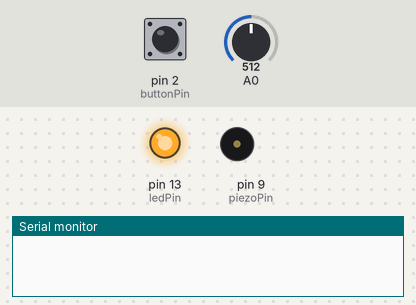
Recording of a sketch running on a simulated Arduino Uno, built with avr-gcc and run on an emulated ATmega328P. Shown: output pins drawn as LEDs (lit = HIGH), buzzer (waves = sounding), the last lines printed to the serial monitor. The inputs (shaded band) are chosen by the test bench; at power-on: pin 2 (buttonPin) LOW, A0 = 512.

Above: at 1.2 s.
1.3 s: pin 2 (buttonPin) pulled HIGH for 0.15 s
At 2.5 s:
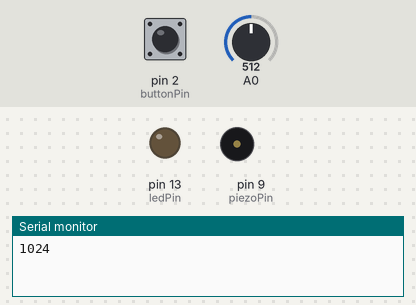
4.4 s: pin 2 (buttonPin) pulled HIGH for 1 s
At 4.8 s:
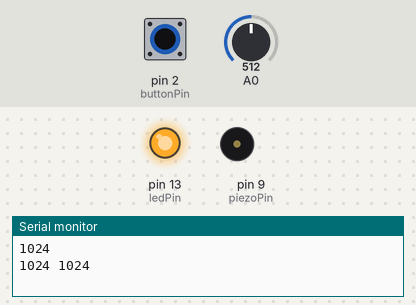
8.4 s: pin 2 (buttonPin) pulled HIGH for 0.15 s
At 9.0 s:
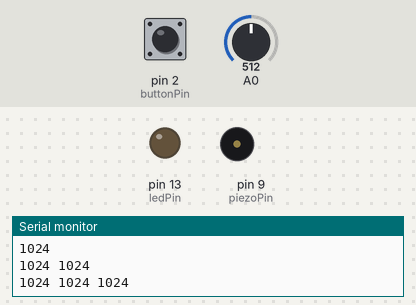
11.5 s: pin 2 (buttonPin) pulled HIGH for 3.2 s
At 14.62 s:
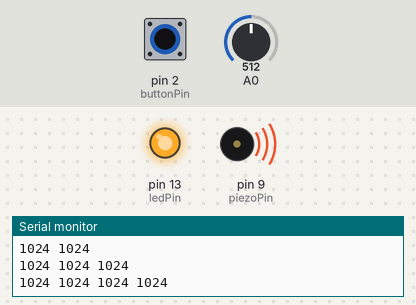
16.7 s: pin 2 (buttonPin) pulsed HIGH 5 times (0.12 s each, 0.3 s apart)
At 21.14 s:
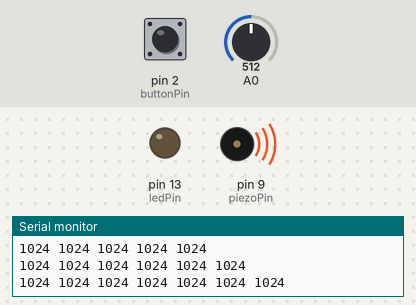
21.2 s: pin 2 (buttonPin) driven HIGH
At 24.8 s:
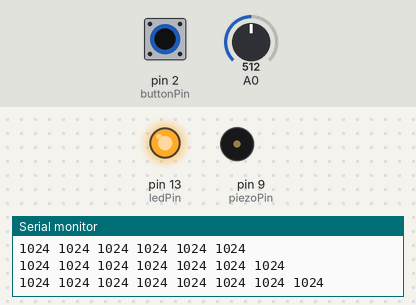
Timing chart, 0 to 25.2 s (numbered marks = the images above; inputs shaded):
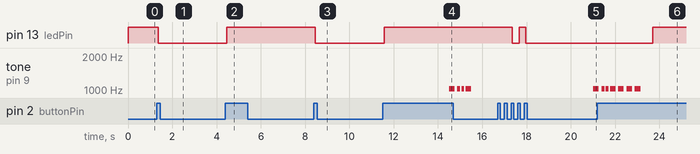

Measured:
- after the input at 1.3 s, pin 13 (ledPin): HIGH → LOW after 0.06 s
- after the input at 4.4 s, pin 13 (ledPin): LOW → HIGH after 0.06 s; tone on pin 9 (piezoPin): stops changing and stays silent
- after the input at 8.4 s, pin 13 (ledPin): HIGH → LOW after 0.06 s; tone on pin 9 (piezoPin): stops changing and stays silent
- after the input at 11.5 s, pin 13 (ledPin): LOW → HIGH after 0.06 s
- after the input at 16.7 s, pin 13 (ledPin): HIGH → LOW after 0.66 s, → HIGH 0.30 s later, → LOW 0.30 s later
- after the input at 21.2 s, pin 13 (ledPin): LOW → HIGH after 2.5 s; tone on pin 9 (piezoPin): goes on until 23.1 s, then stays silent

The sketch:

QingHuaCi_Tone.ino
```cpp
#define NOTE_    0
#define NOTE_B0  31
#define NOTE_C1  33
#define NOTE_CS1 35
#define NOTE_D1  37
#define NOTE_DS1 39
#define NOTE_E1  41
#define NOTE_F1  44
#define NOTE_FS1 46
#define NOTE_G1  49
#define NOTE_GS1 52
#define NOTE_A1  55
#define NOTE_AS1 58
#define NOTE_B1  62
#define NOTE_C2  65
#define NOTE_CS2 69
#define NOTE_D2  73
#define NOTE_DS2 78
#define NOTE_E2  82
#define NOTE_F2  87
#define NOTE_FS2 93
#define NOTE_G2  98
#define NOTE_GS2 104
#define NOTE_A2  110
#define NOTE_AS2 117
#define NOTE_B2  123
#define NOTE_C3  131
#define NOTE_CS3 139
#define NOTE_D3  147
#define NOTE_DS3 156
#define NOTE_E3  165
#define NOTE_F3  175
#define NOTE_FS3 185
#define NOTE_G3  196
#define NOTE_GS3 208
#define NOTE_A3  220
#define NOTE_AS3 233
#define NOTE_B3  247
#define NOTE_C4  262
#define NOTE_CS4 277
#define NOTE_D4  294
#define NOTE_DS4 311
#define NOTE_E4  330
#define NOTE_F4  349
#define NOTE_FS4 370
#define NOTE_G4  392
#define NOTE_GS4 415
#define NOTE_A4  440
#define NOTE_AS4 466
#define NOTE_B4  494
#define NOTE_C5  523
#define NOTE_CS5 554
#define NOTE_D5  587
#define NOTE_DS5 622
#define NOTE_E5  659
#define NOTE_F5  698
#define NOTE_FS5 740
#define NOTE_G5  784
#define NOTE_GS5 831
#define NOTE_A5  880
#define NOTE_AS5 932
#define NOTE_B5  988
#define NOTE_C6  1047
#define NOTE_CS6 1109
#define NOTE_D6  1175
#define NOTE_DS6 1245
#define NOTE_E6  1319
#define NOTE_F6  1397
#define NOTE_FS6 1480
#define NOTE_G6  1568
#define NOTE_GS6 1661
#define NOTE_A6  1760
#define NOTE_AS6 1865
#define NOTE_B6  1976
#define NOTE_C7  2093
#define NOTE_CS7 2217
#define NOTE_D7  2349
#define NOTE_DS7 2489
#define NOTE_E7  2637
#define NOTE_F7  2794
#define NOTE_FS7 2960
#define NOTE_G7  3136
#define NOTE_GS7 3322
#define NOTE_A7  3520
#define NOTE_AS7 3729
#define NOTE_B7  3951
#define NOTE_C8  4186
#define NOTE_CS8 4435
#define NOTE_D8  4699
#define NOTE_DS8 4978

// notes in the melody:
int melody[] = {
  NOTE_C4, NOTE_G3, NOTE_G3, NOTE_A3, NOTE_G3, 0, NOTE_B3, NOTE_C4
};

int melodyRecord[10] = {};
int melodyCounter = 0;
int melodyMaximum = 10;

// note durations: 4 = quarter note, 8 = eighth note, etc.:
int noteDurations[] = {
  4, 8, 8, 4, 4, 4, 4, 4
};

// digital pin 2 has a pushbutton attached to it. Give it a name:
const int buttonPin = 2;
const int ledPin = 13;
const int piezoPin = 9;


int ledState = HIGH;         // the current state of the output pin
int buttonState;             // the current reading from the input pin
int lastButtonState = LOW;   // the previous reading from the input pin

// the following variables are long's because the time, measured in miliseconds,
// will quickly become a bigger number than can be stored in an int.
long lastDebounceTime = 0;  // the last time the output pin was toggled
long debounceDelay = 50;    // the debounce time; increase if the output flickers

void setup() {
  // initialize the LED pin as an output:
  pinMode(ledPin, OUTPUT);
  // initialize the pushbutton pin as an input:
  pinMode(buttonPin, INPUT);
  Serial.begin(9600);
}

void loop() {
  int sensorValue = analogRead(A0);
  int thisPitch = map(sensorValue, 0, 1024, 0, 2048);
//  Serial.println(thisPitch);

  // read the state of the switch into a local variable:
  int reading = digitalRead(buttonPin);

  // check to see if you just pressed the button
  // (i.e. the input went from LOW to HIGH),  and you've waited
  // long enough since the last press to ignore any noise:

  // If the switch changed, due to noise or pressing:
  if (reading != lastButtonState) {
    // reset the debouncing timer
    lastDebounceTime = millis();
  }

  if ((millis() - lastDebounceTime) > debounceDelay) {
    // whatever the reading is at, it's been there for longer
    // than the debounce delay, so take it as the actual current state:

    // if the button state has changed:
    if (reading != buttonState) {
      buttonState = reading;

      // only toggle the LED if the new button state is HIGH
      if (buttonState == HIGH) {
        ledState = !ledState;

        if(melodyCounter < melodyMaximum){
          melodyRecord[melodyCounter++] = thisPitch;
//          Serial.println(thisPitch);
          for (int i=0; i<melodyCounter; i++){
            Serial.print(melodyRecord[i]);
            Serial.print(" ");
          }
          Serial.println();
          delay(10);
        }

      }
    }
  }

  if ((millis() - lastDebounceTime) > 3000) {
    for (int thisNote = 0; thisNote < 8; thisNote++) {
      // to calculate the note duration, take one second
      // divided by the note type.
      //e.g. quarter note = 1000 / 4, eighth note = 1000/8, etc.
      int noteDuration = 1000 / noteDurations[thisNote];
      tone(piezoPin, melodyRecord[thisNote], noteDuration);  //melody[thisNote]
      // to distinguish the notes, set a minimum time between them.
      // the note's duration + 30% seems to work well:
      int pauseBetweenNotes = noteDuration * 1.5;
      delay(pauseBetweenNotes);
      // stop the tone playing:
      noTone(piezoPin);
    }
//  put your main code here, to run repeatedly:
//  play(melodyVase, noteDurationsVase, sizeof(melodyVase) / sizeof(int));
//  delay(2000);

  }

  // set the LED:
  digitalWrite(ledPin, ledState);

  // save the reading.  Next time through the loop,
  // it'll be the lastButtonState:
  lastButtonState = reading;

}

void play(int *melody, int *noteDurations, int num){
  for(int thisNote = 0; thisNote < num; thisNote++){

    // to calculate the note duration, take one second
    // divided by the note type.
    //e.g. quarter note = 1000 / 4, eighth note = 1000/8, etc.
    int noteDuration = 3000 / noteDurations[thisNote];
    tone(piezoPin, melody[thisNote], noteDuration);

    // to distinguish the notes, set a minimum time between them.
    // the note's duration + 30% seems to work well:
    int pauseBetweenNotes = noteDuration * 1.30;
    delay(pauseBetweenNotes);
    // stop the tone playing:
    noTone(piezoPin);
  }
}
```
